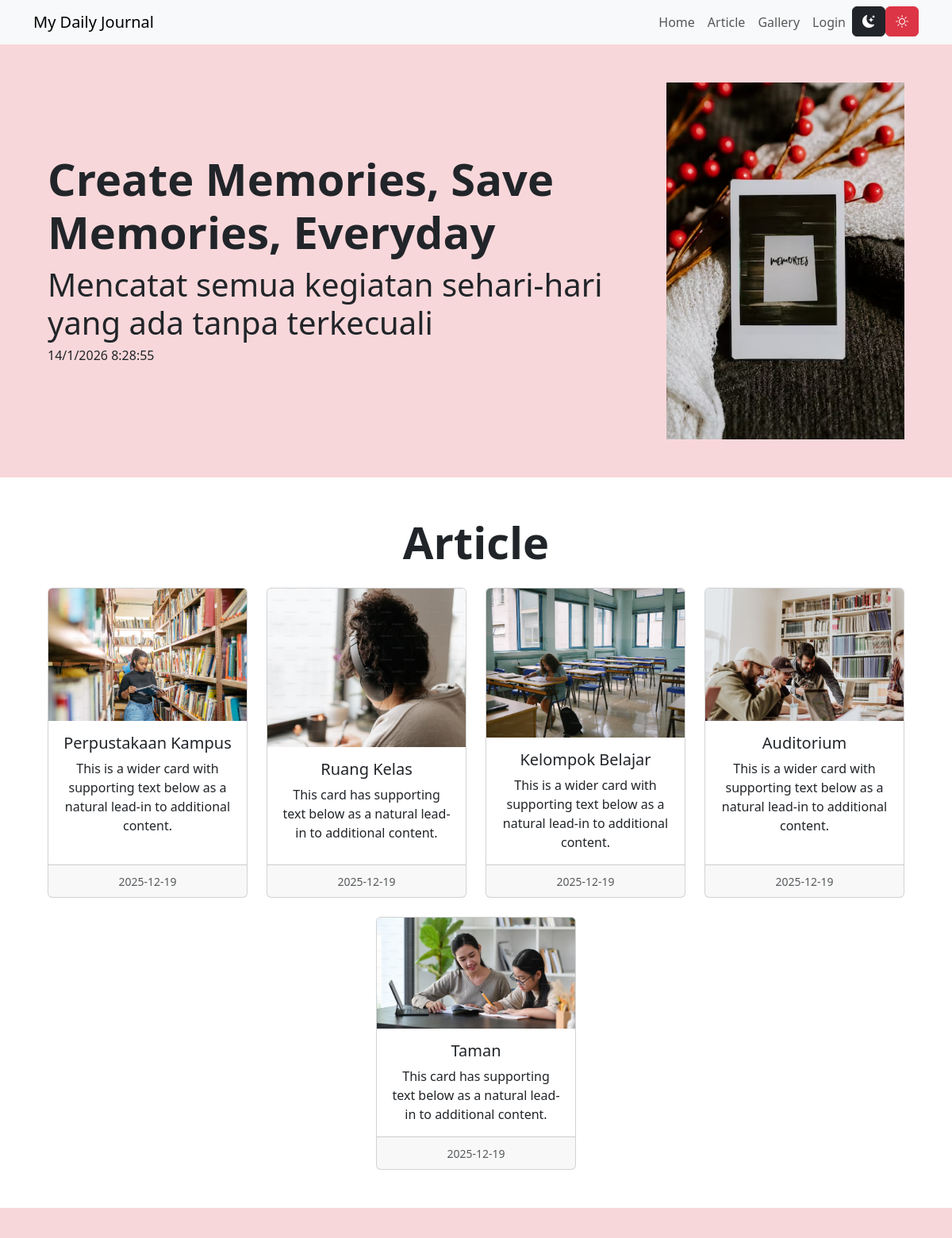
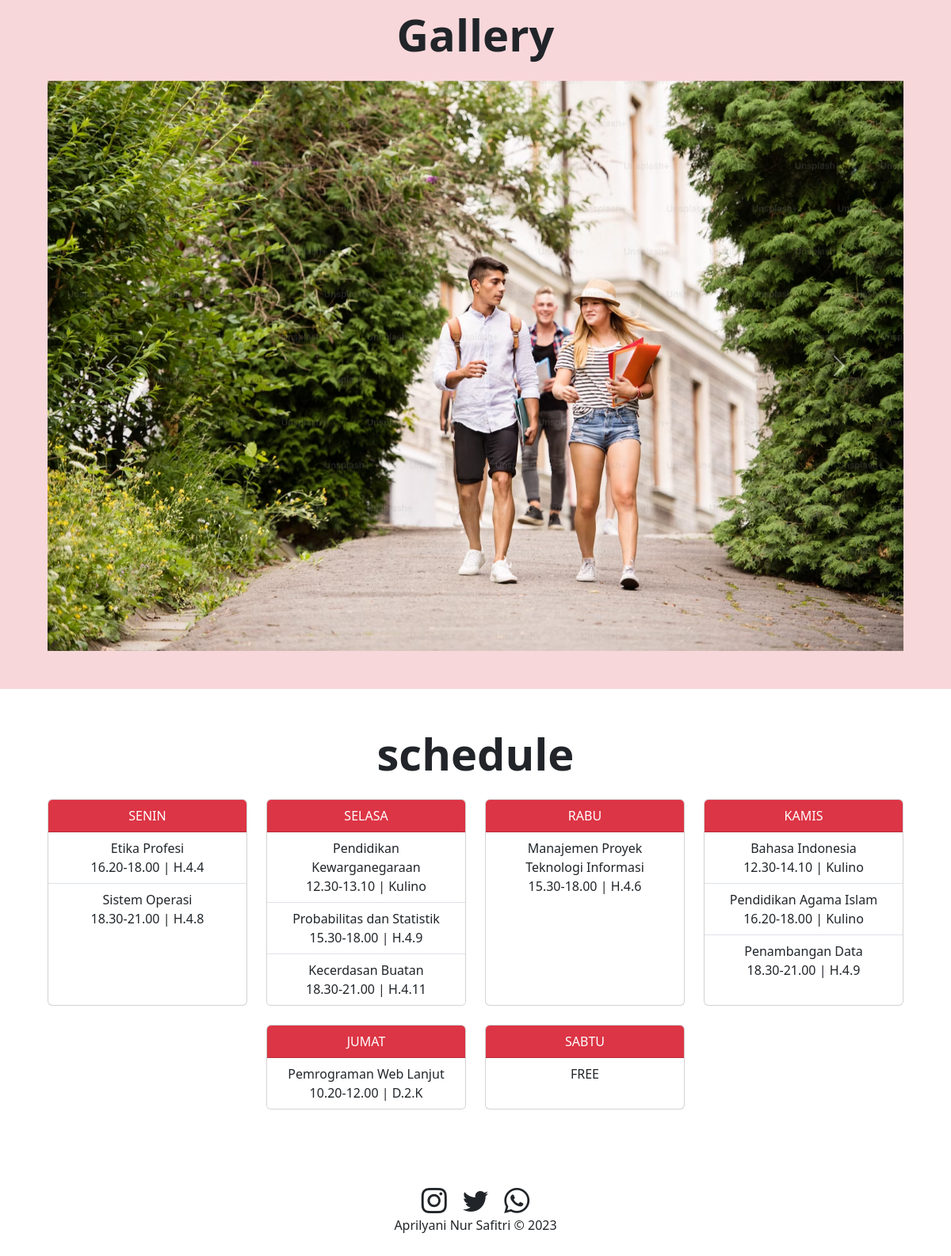
The page / on the database its author committed (2 pictures, top to bottom).
### tables this page shows
CREATE TABLE `article` (
  `id` int(11) NOT NULL,
  `judul` text DEFAULT NULL,
  `isi` text DEFAULT NULL,
  `gambar` text DEFAULT NULL,
  `tanggal` date DEFAULT NULL,
  `username` varchar(50) DEFAULT NULL
);

CREATE TABLE `gallery` (
  `id` int(11) NOT NULL,
  `judul` text DEFAULT NULL,
  `gambar` text DEFAULT NULL,
  `tanggal` date DEFAULT NULL,
  `username` varchar(50) DEFAULT NULL
);

### index.php (the view, shortened to what this page needs)
<?php
include "koneksi.php"
?>
<!DOCTYPE html>
<html lang="en" data-theme="light">
  <head>
    <link
      href="https://cdn.jsdelivr.net/npm/bootstrap@5.3.2/dist/css/bootstrap.min.css"
      rel="stylesheet"
    />
    <link
      rel="stylesheet"
      href="https://cdn.jsdelivr.net/npm/bootstrap-icons@1.11.1/font/bootstrap-icons.css"
    />
  </head>
  <body>
    <nav class="navbar navbar-expand-lg bg-body-tertiary sticky-top">
      <div class="container">
        <a class="navbar-brand" href="#">My Daily Journal</a>
        <div class="collapse navbar-collapse" id="navbarSupportedContent">
          <ul class="navbar-nav ms-auto mb-2 mb-lg-0 text-dark">
            <li class="nav-item">
              <a class="nav-link" href="#">Home</a>
            </li>
            <li class="nav-item">
              <a class="nav-link" href="#article">Article</a>
            </li>
            <li class="nav-item">
              <a class="nav-link" href="gallery.php">Gallery</a>
            </li>
            <li class="nav-item">
              <a class="nav-link" href="login.php" target="_blank">Login</a>
            </li>
            <li class="nav-item">
              <button id="darkBtn" class="btn btn-dark">
                <i class="bi bi-moon-stars-fill"></i>
              </button>
            </li>
            <li class="nav-item">
              <button id="lightBtn" class="btn btn-danger">
                <i class="bi bi-brightness-high"></i>
              </button>
            </li>
          </ul>
        </div>
      </div>
    </nav>
    <section id="hero" class="text-center bg-danger-subtle p-5 text-sm-start">
      <div class="container">
        <div class="d-sm-flex flex-sm-row-reverse align-items-center">
          <img src="img/banner.jpg" class="img-fluid" width="300" />
          <div>
            <h1 class="fw-bold display-4">
              Create Memories, Save Memories, Everyday
            </h1>
            <h4 class="lead display-6">
              Mencatat semua kegiatan sehari-hari yang ada tanpa terkecuali
            </h4>
            <h6>
              <span id="tanggal"></span>
              <span id="jam"></span>
            </h6>
          </div>
        </div>
      </div>
    </section>
    <section id="article" class="text-center p-5">
      <div class="container">
        <h1 class="fw-bold display-4 pb-3">Article</h1>
        <div class="row row-cols-1 row-cols-md-4 g-4 justify-content-center">
        <?php
        $sql = "SELECT * FROM article ORDER BY tanggal DESC";
        $hasil = $conn->query($sql);
        while ($row = $hasil->fetch_assoc()) {
        ?>
          <div class="col">
            <div class="card h-100">
              <img src="img/<?=  $row['gambar'] ?>" class="card-img-top" alt="..." />
              <div class="card-body">
                <h5 class="card-title"><?= $row['judul'] ?></h5>
                <p class="card-text">
                  <?= $row['isi'] ?>
                </p>
              </div>
              <div class="card-footer">
                <small class="text-body-secondary">
                  <?= $row['tanggal'] ?>
                </small>
              </div>
            </div>
          </div>
          <?php
        }
          ?>
        </div>
      </div>
    </section>
    <section id="gallery" class="bg-danger-subtle text-center p-5">
      <div class="container">
        <h1 class="fw-bold display-4 pb-3">Gallery</h1>
        <div id="carouselExample" class="carousel slide">
          <div class="carousel-inner">
            <?php
            $sql_gallery = "SELECT * FROM gallery ORDER BY tanggal DESC";
            $hasil_gallery = $conn->query($sql_gallery);
            $is_active = true;
            while ($row_gallery = $hasil_gallery->fetch_assoc()) {
                $active_class = $is_active ? 'active' : '';
                $is_active = false;
            ?>
              <div class="carousel-item <?= $active_class ?>">
                <img src="img/<?= $row_gallery['gambar'] ?>" class="d-block w-100" alt="<?= $row_gallery['judul'] ?>" />
              </div>
            <?php
            }
            ?>
          </div>
          <button
            class="carousel-control-prev"
            type="button"
            data-bs-target="#carouselExample"
            data-bs-slide="prev"
          >
            <span class="carousel-control-prev-icon" aria-hidden="true"></span>
          </button>
          <button
            class="carousel-control-next"
            type="button"
            data-bs-target="#carouselExample"
            data-bs-slide="next"
          >
            <span class="carousel-control-next-icon" aria-hidden="true"></span>
          </button>
        </div>
      </div>
    </section>
     <section id="schedule" class="text-center p-5">
    <div class="container">
      <h1 class="fw-bold display-4 pb-3">schedule</h1>
      <div class="row row-cols-1 row-cols-md-4 g-4 justify-content-center">
        <div class="col">
          <div class="card h-100">
            <div class="card-header bg-danger text-white">SENIN</div>
            <ul class="list-group list-group-flush">
              <li class="list-group-item">
                Etika Profesi<br>16.20-18.00 | H.4.4
              </li>
              <li class="list-group-item">
                Sistem Operasi<br>18.30-21.00 | H.4.8
              </li>
            </ul>
          </div>
        </div>
        <div class="col">
          <div class="card h-100">
            <div class="card-header bg-danger text-white">SELASA</div>
            <ul class="list-group list-group-flush">
              <li class="list-group-item">
                Pendidikan Kewarganegaraan<br>12.30-13.10 | Kulino
              </li>
              <li class="list-group-item">
                Probabilitas dan Statistik<br>15.30-18.00 | H.4.9
              </li>
              <li class="list-group-item">
                Kecerdasan Buatan<br>18.30-21.00 | H.4.11
              </li>
            </ul>
          </div>
        </div>
        <div class="col">
          <div class="card h-100">
            <div class="card-header bg-danger text-white">RABU</div>
            <ul class="list-group list-group-flush">
              <li class="list-group-item">
                Manajemen Proyek Teknologi Informasi<br>15.30-18.00 | H.4.6
              </li>
            </ul>
          </div>
        </div>
        <div class="col">
          <div class="card h-100">
            <div class="card-header bg-danger text-white">KAMIS</div>
            <ul class="list-group list-group-flush">
              <li class="list-group-item">
                Bahasa Indonesia<br>12.30-14.10 | Kulino
              </li>
              <li class="list-group-item">
                Pendidikan Agama Islam<br>16.20-18.00 | Kulino
              </li>
              <li class="list-group-item">
                Penambangan Data<br>18.30-21.00 | H.4.9
              </li>
            </ul>
          </div>
        </div>
        <div class="col">
          <div class="card h-100">
            <div class="card-header bg-danger text-white">JUMAT</div>
            <ul class="list-group list-group-flush">
              <li class="list-group-item">
                Pemrograman Web Lanjut<br>10.20-12.00 | D.2.K
              </li>
            </ul>
          </div>
        </div>
        <div class="col">
          <div class="card h-100">
            <div class="card-header bg-danger text-white">SABTU</div>
            <ul class="list-group list-group-flush">
              <li class="list-group-item">FREE</li>
            </ul>
          </div>
        </div>
      </div>
    </div>
  </section>
    <footer class="text-center p-5">
      <div>
        <i class="h2 bi bi-instagram p-2"></i>
        <i class="h2 bi bi-twitter p-2"></i>
        <i class="h2 bi bi-whatsapp p-2"></i>
      </div>
      <div>
        <p>Aprilyani Nur Safitri &copy; 2023</p>
      </div>
    </footer>
  </body>
</html>

### rows shown on the page
article: gambar (picture), judul "Perpustakaan Kampus", isi "This is a wider card with supporting text below as a natural lead-in to additional content.", tanggal "2025-12-19"
article: gambar (picture), judul "Ruang Kelas", isi "This card has supporting text below as a natural lead-in to additional content.", tanggal "2025-12-19"
article: gambar (picture), judul "Kelompok Belajar", isi "This is a wider card with supporting text below as a natural lead-in to additional content.", tanggal "2025-12-19"
article: gambar (picture), judul "Auditorium", isi "This is a wider card with supporting text below as a natural lead-in to additional content.", tanggal "2025-12-19"
article: gambar (picture), judul "Taman", isi "This card has supporting text below as a natural lead-in to additional content.", tanggal "2025-12-19"
gallery: gambar (picture)
